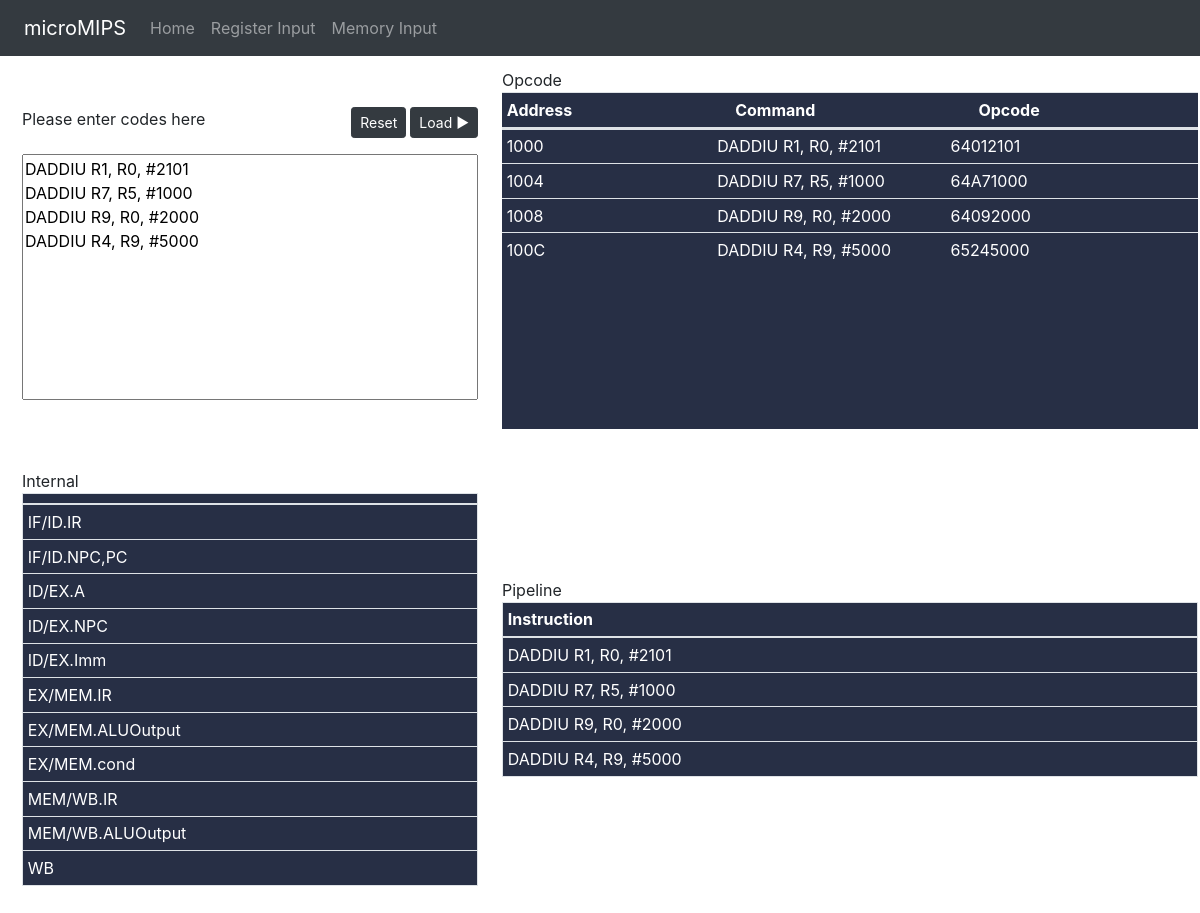
The page / on the database its author committed.
### processor/models.py (models this page shows, shortened)
class MipsProgram(models.Model):
	addr = models.CharField(blank=True, max_length=4)
	opcode = models.CharField(blank=True, max_length=8)
	label = models.CharField(blank=True, max_length=20)
	instruction = models.CharField(blank=True, max_length=50)
	cmd = models.CharField(blank=True, max_length=20)
	dest = models.CharField(blank=True, max_length=4)
	src1 = models.CharField(blank=True, max_length=4)
	src2 = models.CharField(blank=True, max_length=4)

### processor/views.py (the view, shortened to what this page needs)
# urls.py: url(r'^$', views.index, name='index'),
def index(request):
	progObjects = MipsProgram.objects.all()
	error = False
	context = {
		'progObjects': progObjects,
		'error': error,
	}
	return render(request, 'processor/index.html', context)

### processor/templates/processor/index.html (shortened to what this page needs)
{% extends 'processor/extends/header.html' %}
{% load filterarrays %}
{% block body %}
  <table style="margin-left:10px;height:300px;width:100%;display:block;">
    <tr style="table-layout:fixed;">
      <td width=40% style="background:#fff; padding:1%;">
        <div class="float-left">Please enter codes here</div>
        <form method="POST">
          <button type="submit" class="btn btn-dark btn-sm float-right mb-3">Load ▶</button>
          <a class="btn btn-dark btn-sm float-right mb-3 mr-1" href="{% url 'processor:initialize' %}">Reset</a>
          <div>
            <textarea rows="10" cols="78" name="commands" style="width:100%; resize:none;">{% for prog in progObjects %}{{ prog.instruction }}&#13;&#10;{% endfor %}</textarea>
          </div>
        </form>
      </td>
      <td width=60% style="padding: 1%;">Opcode
        <table class="table table-sm" style="background:#272f45;color:#fff;">
          <thead style="display:block;width:100%;">
            <tr>
              <th style="width:1%;" scope="col">Address</th>
              <th style="width:1%;" scope="col">Command</th>
              <th style="width:1%;" scope="col">Opcode</th>
            </tr>
          </thead>
          <tbody style="height:300px;display:block;width:100%;overflow:auto;">
            {% for prog in progObjects %}
            <tr>
              {% if not error %}
              <td style="width:1%;">{{ prog.addr }}</td>
              <td style="width:1%;">{{ prog.instruction }}</td>
              <td style="width:1%;">{{ prog.opcode }}</td>
              {% endif %}
            </tr>
            {% endfor %}
          </tbody>
        </table>
      </td>
    </tr>
    <tr>
     <td style="padding: 1%;">Internal
        <table class="table table-sm table-bordered" style="background:#272f45;color:#fff;">
          <thead>
            <tr>
              <th style="width:1%;" scope="col"></th>
            </tr>
          </thead>
          <tbody>
            <tr>
              <td>IF/ID.IR</td>
            </tr>
            <tr>
              <td>IF/ID.NPC,PC</td>
            </tr>
            <tr>
              <td>ID/EX.A</td>
            </tr>
            <tr>
              <td>ID/EX.NPC</td>
            </tr>
            <tr>
              <td>ID/EX.Imm</td>
            </tr>
            <tr>
              <td>EX/MEM.IR</td>
            </tr>
            <tr>
              <td>EX/MEM.ALUOutput</td>
            </tr>
            <tr>
              <td>EX/MEM.cond</td>
            </tr>
            <tr>
              <td>MEM/WB.IR</td>
            </tr>
            <tr>
              <td>MEM/WB.ALUOutput</td>
            </tr>
            <tr>
              <td>WB</td>
            </tr>
          </tbody>
        </table>
      </td>
      <td style="padding: 1%;">Pipeline
        <table class="table table-sm table-bordered" style="background:#272f45;color:#fff;">
          <thead>
            <tr>
              <th style="width:1%;" scope="col">Instruction</th>
            </tr>
          </thead>
          <tbody>
            {% for prog in progObjects %}
            <tr class="pipelineRows">
              <td>{{ prog.instruction }}</td>
            </tr>
            {% endfor %}
          </tbody>
        </table>
      </td>
    </tr>
  </table>
{% endblock %}

### processor/templates/processor/extends/header.html (shortened to what this page needs)
{% load filterarrays %}
{% load mathfilters %}
{% load static %}
<!doctype html>
<html lang="en">
<head>
	<link rel="stylesheet" type="text/css" href="{% static 'css/bootstrap.min.css' %}">
</head>
<body>
    <nav class="navbar navbar-expand-lg navbar-dark bg-dark">
  		<a class="navbar-brand ml-2" href="/">microMIPS</a>
  		<div class="collapse navbar-collapse" id="navbarNav">
    		<ul class="navbar-nav">
      			<li class="nav-item">
        			<a class="nav-link" href="/">Home</a>
      			</li>
      			<li class="nav-item">
        			<a class="nav-link" href="{% url 'processor:regInput' %}">Register Input</a>
      			</li>
      			<li class="nav-item">
        			<a class="nav-link" href="{% url 'processor:memInput' %}">Memory Input</a>
      			</li>
    		</ul>
  		</div>
	</nav>
	{% block body %}
	{% endblock %}
</body>
</html>

### rows shown on the page
MipsProgram: commands "DADDIU R1, R0, #2101 DADDIU R7, R5, #1000 DADDIU R9, R0, #2000 DADDIU R4, R9, #5000", addr "1000", instruction "DADDIU R1, R0, #2101", opcode "64012101"
MipsProgram: addr "1004", instruction "DADDIU R7, R5, #1000", opcode "64A71000"
MipsProgram: addr "1008", instruction "DADDIU R9, R0, #2000", opcode "64092000"
MipsProgram: addr "100C", instruction "DADDIU R4, R9, #5000", opcode "65245000"
